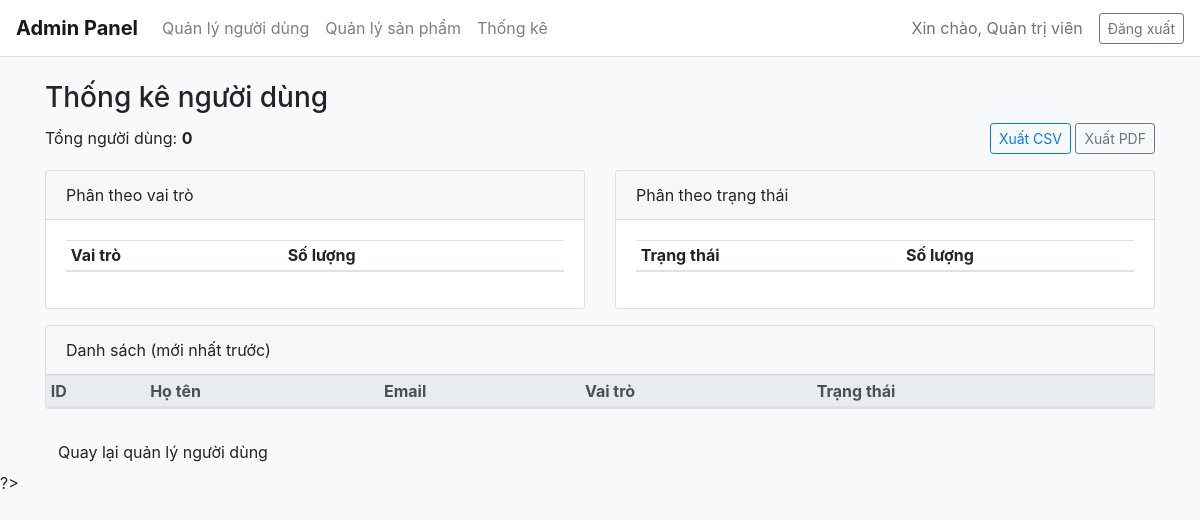
Page /src/admin/stats_users.php on the earlier database version.
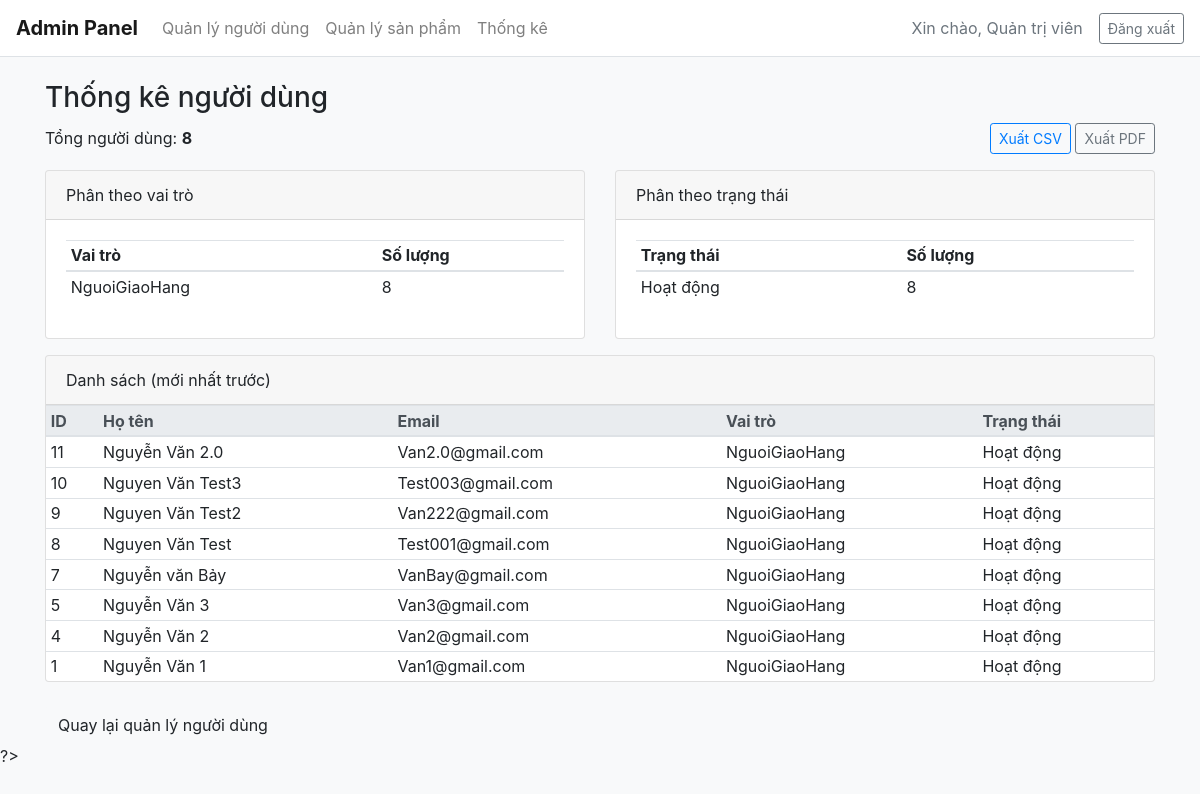
Same page on the later database version.
### tables this page shows
CREATE TABLE `nguoidung` (
  `ID_NguoiDung` int(11) NOT NULL,
  `HoTen` varchar(100) NOT NULL,
  `Email` varchar(100) NOT NULL,
  `SoDienThoai` varchar(15) NOT NULL,
  `AnhDaiDien` varchar(255) DEFAULT 'default_avatar.png',
  `MatKhau_Hash` varchar(255) NOT NULL,
  `VaiTro` enum('NguoiMua','NguoiBan','NguoiGiaoHang','QuanTriVien') NOT NULL,
  `TrangThaiHoatDong` tinyint(1) DEFAULT 1,
  `DiaChiGiaoHangMacDinh` text DEFAULT NULL,
  `NgayTao` datetime DEFAULT current_timestamp(),
  `TenDangNhap` varchar(50) DEFAULT NULL
);

### src/admin/stats_users.php (the view, shortened to what this page needs)
<?php
$res = $conn->query("SELECT COUNT(*) as total FROM nguoidung");
$totalUsers = (int)($res->fetch_assoc()['total'] ?? 0);
$roles = [];
$stmt = $conn->prepare("SELECT VaiTro, COUNT(*) as cnt FROM nguoidung GROUP BY VaiTro");
$stmt->execute();
$r = $stmt->get_result();
while ($row = $r->fetch_assoc()) $roles[$row['VaiTro']] = (int)$row['cnt'];
$states = [];
$stmt = $conn->prepare("SELECT TrangThaiHoatDong, COUNT(*) as cnt FROM nguoidung GROUP BY TrangThaiHoatDong");
$stmt->execute();
$r = $stmt->get_result();
while ($row = $r->fetch_assoc()) {
    $key = $row['TrangThaiHoatDong'] ? 'Hoạt động' : 'Bị khóa';
    $states[$key] = (int)$row['cnt'];
}
include __DIR__ . '/header.php';
?>
<!doctype html>
<html lang="vi">
<head>
<link rel="stylesheet" href="https://maxcdn.bootstrapcdn.com/bootstrap/4.0.0/css/bootstrap.min.css">
</head>
<body class="bg-light">
<div class="container mt-4">
    <h3>Thống kê người dùng</h3>
    <div class="mb-3 d-flex justify-content-between align-items-center">
        <div> Tổng người dùng: <strong><?= $totalUsers ?></strong> </div>
        <div>
            <a href="?export=csv" class="btn btn-outline-primary btn-sm">Xuất CSV</a>
            <button class="btn btn-outline-secondary btn-sm" onclick="window.open('?print=1','_blank').print()">Xuất PDF</button>
        </div>
    </div>
    <div class="row">
        <div class="col-md-6 mb-3">
            <div class="card">
                <div class="card-header">Phân theo vai trò</div>
                <div class="card-body">
                    <table class="table table-sm">
                        <thead><tr><th>Vai trò</th><th>Số lượng</th></tr></thead>
                        <tbody>
                            <?php foreach ($roles as $roleName => $cnt): ?>
                                <tr>
                                    <td><?= htmlspecialchars($roleName) ?></td>
                                    <td><?= $cnt ?></td>
                                </tr>
                            <?php endforeach; ?>
                        </tbody>
                    </table>
                </div>
            </div>
        </div>
        <div class="col-md-6 mb-3">
            <div class="card">
                <div class="card-header">Phân theo trạng thái</div>
                <div class="card-body">
                    <table class="table table-sm">
                        <thead><tr><th>Trạng thái</th><th>Số lượng</th></tr></thead>
                        <tbody>
                            <?php foreach ($states as $st => $cnt): ?>
                                <tr>
                                    <td><?= htmlspecialchars($st) ?></td>
                                    <td><?= $cnt ?></td>
                                </tr>
                            <?php endforeach; ?>
                        </tbody>
                    </table>
                </div>
            </div>
        </div>
    </div>
    <div class="card mb-4">
        <div class="card-header">Danh sách (mới nhất trước)</div>
        <div class="card-body p-0">
            <div style="max-height:360px; overflow:auto;">
                <table class="table table-sm mb-0">
                    <thead class="thead-light"><tr>
                        <th>ID</th><th>Họ tên</th><th>Email</th><th>Vai trò</th><th>Trạng thái</th>
                    </tr></thead>
                    <tbody>
                        <?php
                        $stmt = $conn->prepare("SELECT ID_NguoiDung, HoTen, Email, VaiTro, TrangThaiHoatDong FROM nguoidung ORDER BY ID_NguoiDung DESC LIMIT 200");
                        $stmt->execute();
                        $r = $stmt->get_result();
                        while ($u = $r->fetch_assoc()):
                        ?>
                        <tr>
                            <td><?= $u['ID_NguoiDung'] ?></td>
                            <td><?= htmlspecialchars($u['HoTen']) ?></td>
                            <td><?= htmlspecialchars($u['Email']) ?></td>
                            <td><?= htmlspecialchars($u['VaiTro']) ?></td>
                            <td><?= $u['TrangThaiHoatDong'] ? 'Hoạt động' : 'Bị khóa' ?></td>
                        </tr>
                        <?php endwhile;
                        ?>
                    </tbody>
                </table>
            </div>
        </div>
    </div>
    <a href="user.php" class="btn btn-light">Quay lại quản lý người dùng</a>
</div>
</body>
</html>

Differences in the rows shown:
added nguoidung: ID_NguoiDung "11", HoTen "Nguyễn Văn 2.0", Email "Van2.0@gmail.com", VaiTro "NguoiGiaoHang", TrangThaiHoatDong "Hoạt động"
added nguoidung: ID_NguoiDung "10", HoTen "Nguyen Văn Test3", Email "Test003@gmail.com", VaiTro "NguoiGiaoHang", TrangThaiHoatDong "Hoạt động"
added nguoidung: ID_NguoiDung "9", HoTen "Nguyen Văn Test2", Email "Van222@gmail.com", VaiTro "NguoiGiaoHang", TrangThaiHoatDong "Hoạt động"
added nguoidung: ID_NguoiDung "8", HoTen "Nguyen Văn Test", Email "Test001@gmail.com", VaiTro "NguoiGiaoHang", TrangThaiHoatDong "Hoạt động"
added nguoidung: ID_NguoiDung "7", HoTen "Nguyễn văn Bảy", Email "VanBay@gmail.com", VaiTro "NguoiGiaoHang", TrangThaiHoatDong "Hoạt động"
added nguoidung: ID_NguoiDung "5", HoTen "Nguyễn Văn 3", Email "Van3@gmail.com", VaiTro "NguoiGiaoHang", TrangThaiHoatDong "Hoạt động"
added nguoidung: ID_NguoiDung "4", HoTen "Nguyễn Văn 2", Email "Van2@gmail.com", VaiTro "NguoiGiaoHang", TrangThaiHoatDong "Hoạt động"
added nguoidung: ID_NguoiDung "1", HoTen "Nguyễn Văn 1", Email "Van1@gmail.com", VaiTro "NguoiGiaoHang", TrangThaiHoatDong "Hoạt động"
Other differences:
$totalUsers: "0" → "8"
new list line: "NguoiGiaoHang 8"
new list line: "Hoạt động 8"
